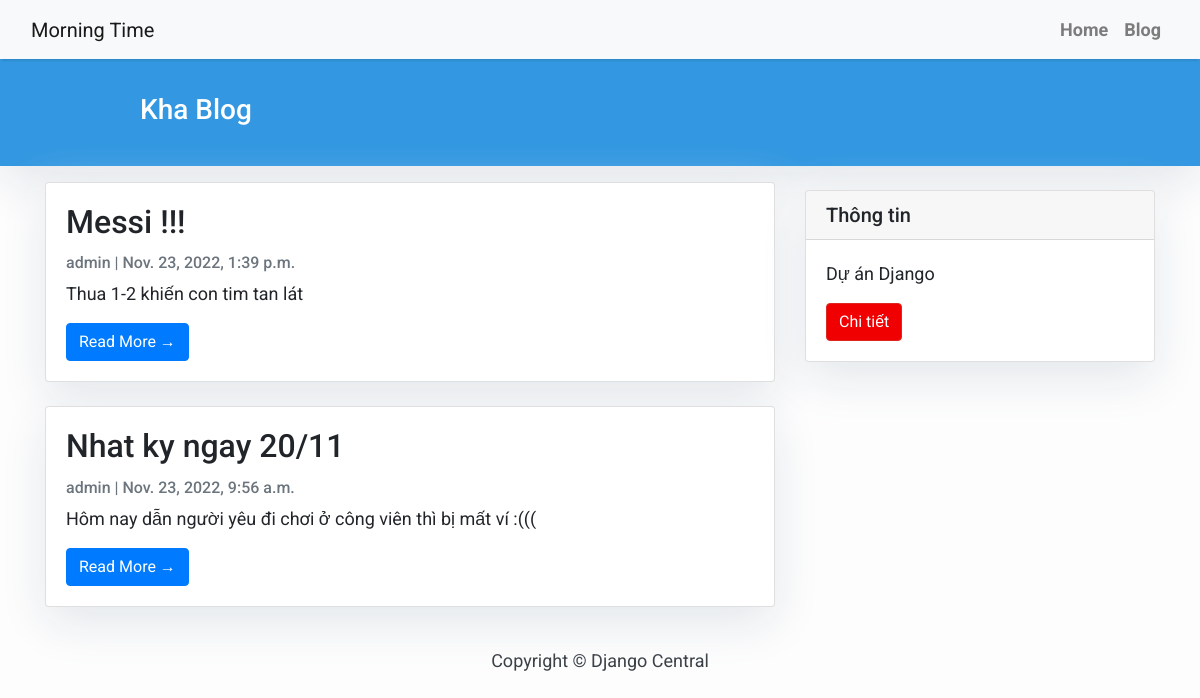
/blog, run on an earlier commit of the app's database.
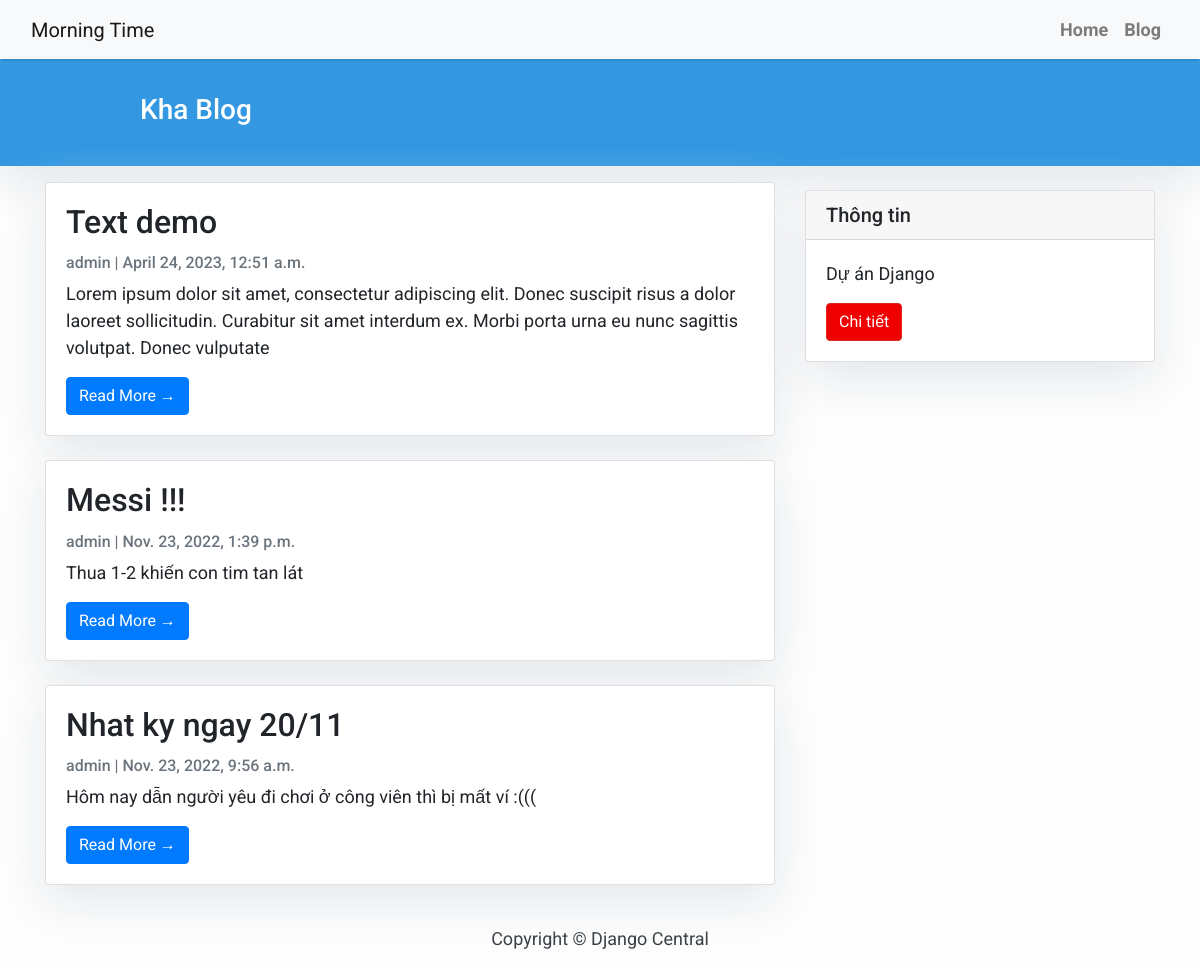
And on a later commit of the database.
### blog/models.py (models this page shows, shortened)
class Post(models.Model):
    title = models.CharField(max_length=200, unique=True)
    slug = models.SlugField(max_length=200, unique=True)
    author = models.ForeignKey(User, on_delete= models.CASCADE,related_name='blog_posts')
    updated_on = models.DateTimeField(auto_now= True)
    content = models.TextField()
    created_on = models.DateTimeField(auto_now_add=True)
    status = models.IntegerField(choices=STATUS, default=0)
    class Meta:
        ordering = ['-created_on']

### blog/views.py (the view)
# urls.py: path('', views.PostList.as_view(), name='home'),
class PostList(generic.ListView):
    queryset = Post.objects.filter(status=1).order_by('-created_on')
    template_name = 'index_blog.html'

### blog/templates/index_blog.html (shortened to what this page needs)
{% extends "base_blog.html" %}
{% block content %}
<header class="masthead">
    <div class="container">
        <div class="row">
            <div class=" col-md-8 col-md-10 mx-auto">
                <div class="site-heading">
                    <h3 class=" site-heading my-4 mt-3 text-white">Kha Blog</h3>
                </div>
            </div>
        </div>
    </div>
</header>
<div class="container">
    <div class="row">
        <div class="col-md-8 mt-3 left">
            {% for post in post_list %}
            <div class="card mb-4">
                <div class="card-body">
                    <h2 class="card-title">{{ post.title }}</h2>
                    <p class="card-text text-muted h6">{{ post.author }} | {{ post.created_on}} </p>
                    <p class="card-text">{{post.content|slice:":200" }}</p>
                    <a href="{% url 'post_blog' post.slug  %}" class="btn btn-primary">Read More &rarr;</a>
                </div>
            </div>
            {% endfor %}
        </div>
        {% block sidebar %} {% include 'sidebar_blog.html' %} {% endblock sidebar %}
    </div>
</div>
{%endblock%}

What changed in the data, as far as the page shows it:
added Post: title "Text demo", author "admin", created_on "April 24, 2023, 12:51 a.m.", content "Lorem ipsum dolor sit amet, consectetur adipiscing elit. Donec suscipit risus a dolor laoreet sollicitudin. Curabitur sit amet interdum ex. Morbi porta urna eu nunc sagittis volutpat. Donec vulputate"
